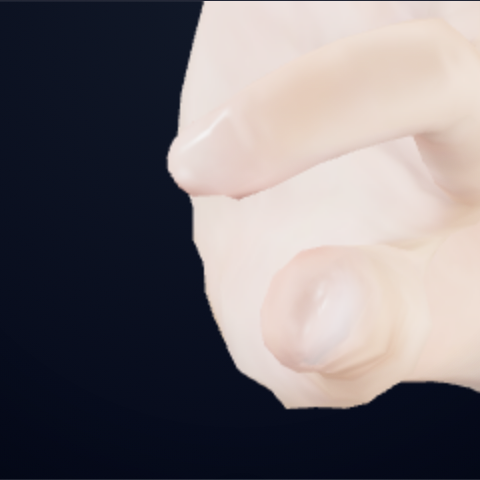
#> input picture tools/screenshots/verifica_f/1_antes_arriba.png, 480 x 480 px, given in place of lamina_T.png, which was not available
$ python zoom_t.py
#> lines starting #> are read from the running program, lines starting #| are printed output that depends on the picture; pictures that were not available may be replaced by others from this repository, and a replacement may not be noted
"""Amplia la lamina de la T del usuario para poder leer donde va cada dedo.

La lamina llega a 194x254 y con la mano ocupando poco mas de un tercio: a ese
tamano no se distingue si el pulgar asoma ENTRE el indice y el medio (T) o si
cruza por delante de los dos (S). Aqui se recorta la mano y se sube a 900 px,
que es donde esa diferencia ya se ve.
"""
from pathlib import Path

from PIL import Image, ImageDraw

ROOT = Path(__file__).resolve().parents[1]
LAMINA = ROOT / "tools" / "screenshots" / "lamina_T.png"
OUT = ROOT / "tools" / "screenshots" / "zoom_t"
OUT.mkdir(parents=True, exist_ok=True)

# Caja de la mano dentro de la lamina (medida a ojo sobre los 194x254).
MANO = (46, 30, 152, 168)


def guarda(im, ruta, lado):
    im.resize((lado, int(lado * im.height / im.width)), Image.LANCZOS).save(ruta)
    print(" ", ruta.name, im.size, "->", lado)


def main():
    lam = Image.open(LAMINA).convert("RGB")
#> lam is the input picture: PIL image 480x480 RGB; mean R, G, B 116.7, 111.5, 115.5
    guarda(lam, OUT / "_lamina.png", 600)
#|   _lamina.png (480, 480) -> 600

    mano = lam.crop(MANO)
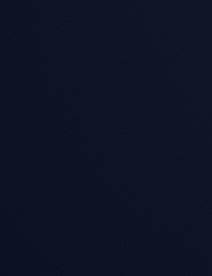
#> mano: PIL image 106x138 RGB (shown 2 times larger); mean R, G, B 13.7, 19.8, 35.4
    guarda(mano, OUT / "_mano.png", 900)
#|   _mano.png (106, 138) -> 900

    # Mitad de arriba: es donde asoma el pulgar y donde se decide la letra.
    arriba = mano.crop((0, 0, mano.width, int(mano.height * 0.55)))
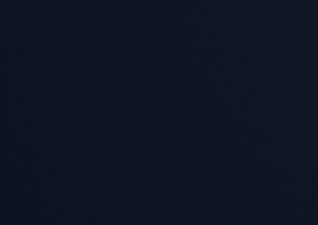
#> arriba: PIL image 106x75 RGB (shown 3 times larger); mean R, G, B 14.1, 20.3, 35.9
    guarda(arriba, OUT / "_arriba.png", 900)
#|   _arriba.png (106, 75) -> 900

    # Rejilla de tercios sobre la mano, para poder hablar de posiciones.
    rej = mano.resize((900, int(900 * mano.height / mano.width)), Image.LANCZOS)
    d = ImageDraw.Draw(rej)
    for i in range(1, 4):
        x = rej.width * i / 4
        y = rej.height * i / 4
        d.line([(x, 0), (x, rej.height)], fill=(255, 60, 60), width=2)
        d.line([(0, y), (rej.width, y)], fill=(60, 160, 255), width=2)
    rej.save(OUT / "_rejilla.png")
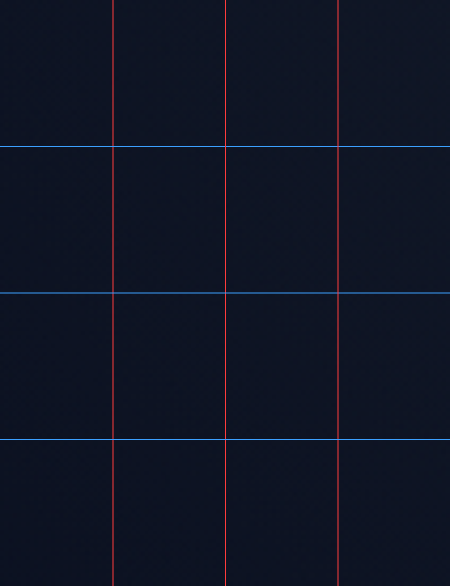
#> saved as _rejilla.png: PIL image 900x1171 RGB (shown at 1/2 size); mean R, G, B 15.5, 20.8, 36.7
    print(" ", "_rejilla.png", rej.size)
#|   _rejilla.png (900, 1171)


if __name__ == "__main__":
    main()

$ run again, on tools/screenshots/verifica_f/1_antes_pinza.png
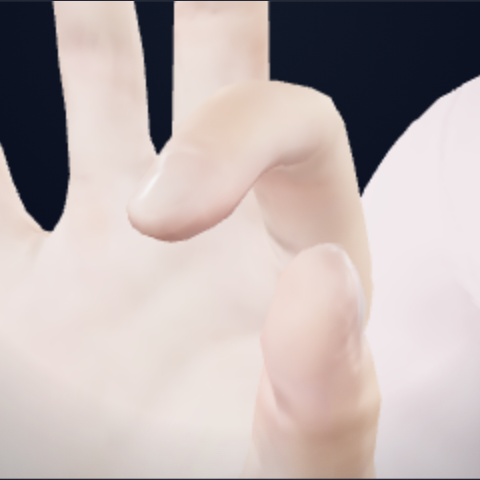
#> input picture tools/screenshots/verifica_f/1_antes_pinza.png, 480 x 480 px, given in place of lamina_T.png, which was not available
#> in main, lam is the input picture: PIL image 480x480 RGB; mean R, G, B 188.9, 177.5, 176.5
#|   _lamina.png (480, 480) -> 600
#|   _mano.png (106, 138) -> 900
#> in guarda (call 3), `im.resize((lado, int(lado * im.height / im.width)), Image.LANCZOS).sav..`:
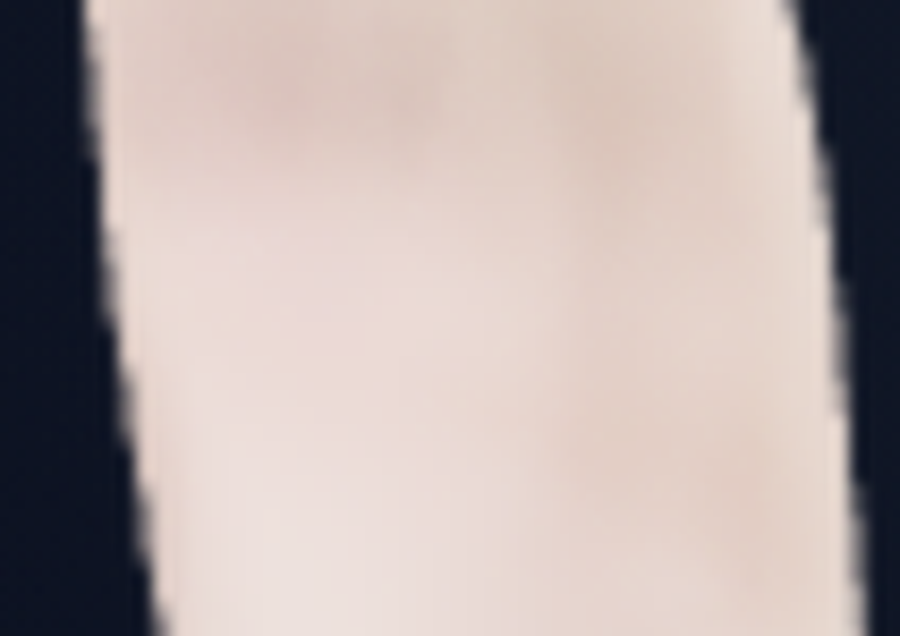
#> saved as _arriba.png: PIL image 900x636 RGB; mean R, G, B 185.1, 172.1, 169.7
#|   _arriba.png (106, 75) -> 900
#> in main, `rej.save(OUT / "_rejilla.png")`:
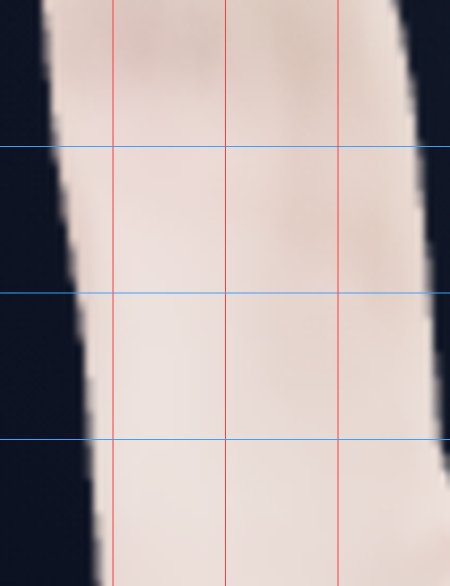
#> saved as _rejilla.png: PIL image 900x1171 RGB (shown at 1/2 size); mean R, G, B 184.8, 172.7, 171.6
#|   _rejilla.png (900, 1171)
